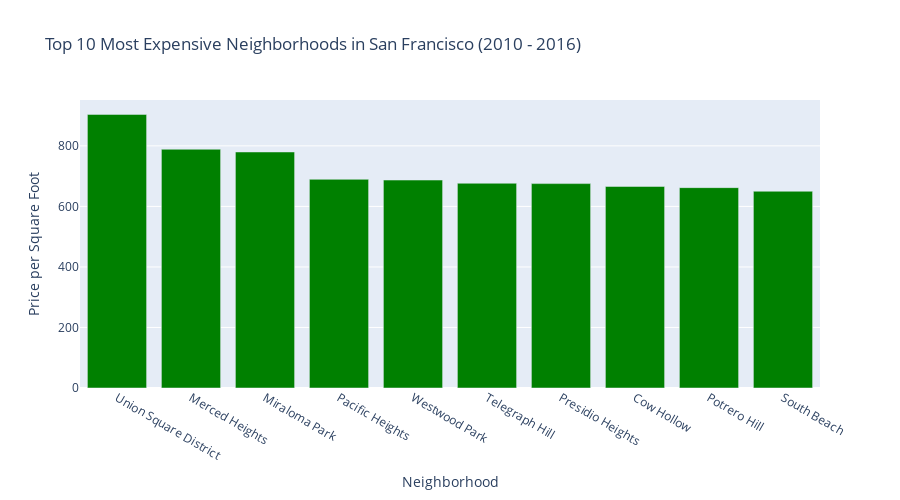

Notebook code for this chart:
### Code cell
# Plotting the data from the top 10 expensive neighborhoods
exp_fig = px.bar(top_10_neighbor_df, x='neighborhood', y='sale_price_sqr_foot', title='Top 10 Most Expensive Neighborhoods in San Francisco (2010 - 2016)')
exp_fig.update_xaxes(title="Neighborhood")
exp_fig.update_yaxes(title="Price per Square Foot")
exp_fig.update_layout(
    autosize=False,
    width=900,
    height=500
)
exp_fig.update_traces(marker_color='green')
# Show the plot
exp_fig.show()

### Figure 1 — Plotly figure (JSON) as saved in the notebook; plotly's stock layout.template omitted (floating-point values rounded to 4 significant figures)
{"data": [{"alignmentgroup": "True", "hovertemplate": "neighborhood=%{x}<br>sale_price_sqr_foot=%{y}<extra></extra>", "legendgroup": "", "marker": {"color": "green", "pattern": {"shape": ""}}, "name": "", "offsetgroup": "", "orientation": "v", "showlegend": false, "textposition": "auto", "type": "bar", "x": ["Union Square District", "Merced Heights", "Miraloma Park", "Pacific Heights", "Westwood Park", "Telegraph Hill", "Presidio Heights", "Cow Hollow", "Potrero Hill", "South Beach"], "xaxis": "x", "y": [904.0, 788.8, 779.8, 689.6, 687.1, 676.5, 675.4, 666.0, 662.0, 650.1], "yaxis": "y"}], "layout": {"autosize": false, "barmode": "relative", "height": 500, "legend": {"tracegroupgap": 0}, "title": {"text": "Top 10 Most Expensive Neighborhoods in San Francisco (2010 - 2016)"}, "width": 900, "xaxis": {"anchor": "y", "autorange": true, "domain": [0, 1], "range": [-0.5, 9.5], "title": {"text": "Neighborhood"}, "type": "category"}, "yaxis": {"anchor": "x", "autorange": true, "domain": [0, 1], "range": [0, 951.6], "title": {"text": "Price per Square Foot"}, "type": "linear"}}}
